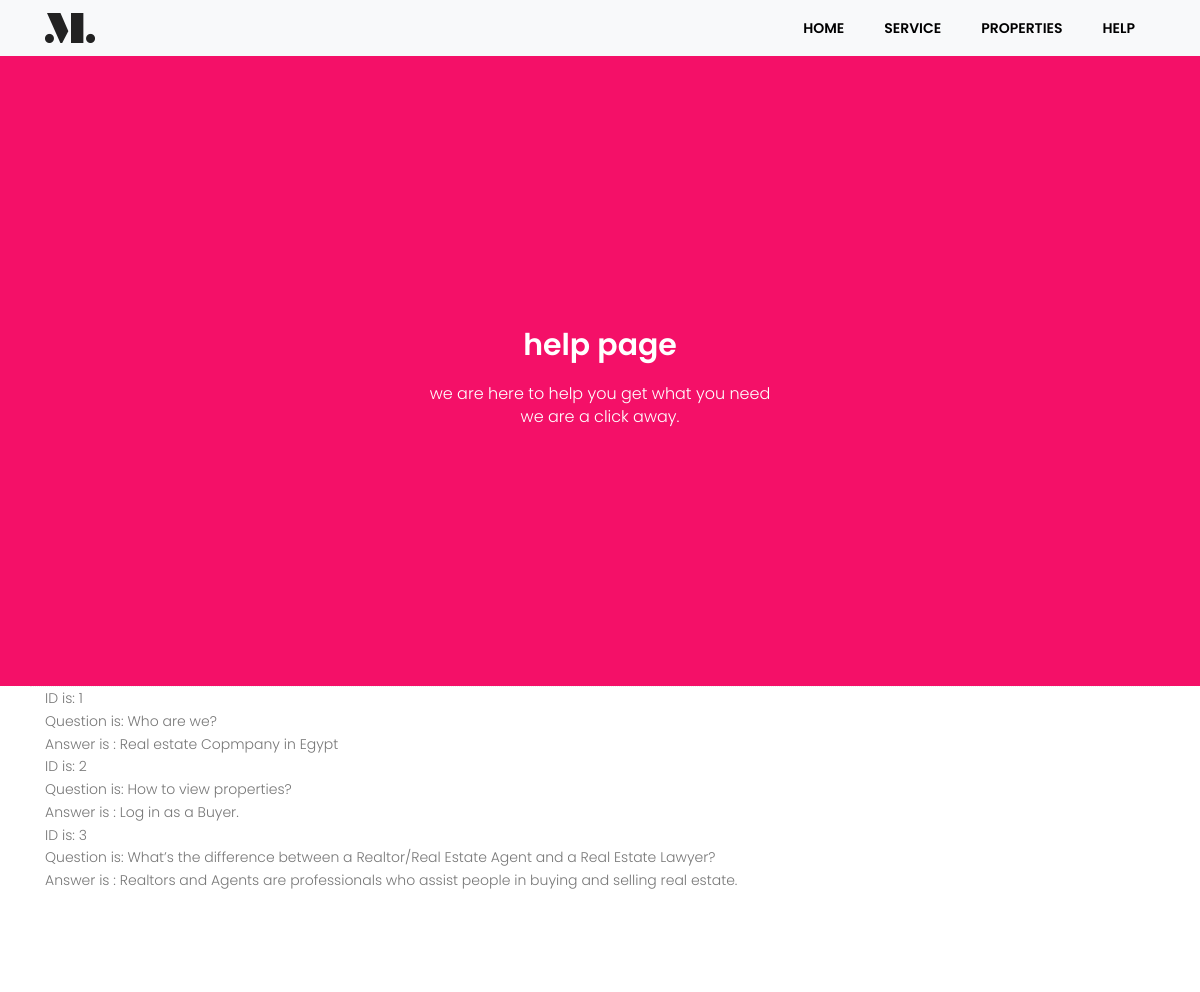
The page /displayAll.php on the database its author committed.
### tables this page shows
CREATE TABLE `help` (
  `ID` int(11) NOT NULL,
  `question` varchar(225) NOT NULL,
  `answer` varchar(225) NOT NULL
);

### displayAll.php (the view, shortened to what this page needs)
<!DOCTYPE html>
<html lang="zxx" class="no-js">
<head>
	<link rel="stylesheet" href="css/linearicons.css">
	<link rel="stylesheet" href="css/font-awesome.min.css">
	<link rel="stylesheet" href="css/nice-select.css">
	<link rel="stylesheet" href="css/ion.rangeSlider.css" />
	<link rel="stylesheet" href="css/ion.rangeSlider.skinFlat.css" />
	<link rel="stylesheet" href="css/bootstrap.css">
	<link rel="stylesheet" href="css/main.css">
</head>
<body>
	<section class="generic-banner relative">
		<?php include "menu.php"; ?>
		<div class="container pt-30">
			<div class="row height align-items-center justify-content-center">
				<div class="col-lg-10">
					<div class="generic-banner-content">
						<h2 class="text-white text-center">help page </h2>
						<p class="text-white">we are here to help you get what you need <br> we are a click away.</p>
					</div>
				</div>
			</div>
		</div>
	</section>
	<section class="about-generic-area pb-100 " id="FAQ">
		<div class="container border-top-generic">
			<?php
			include "conn.php";
			$sql = "SELECT * FROM help ";
			$result = mysqli_query($conn, $sql);
			while ($row = mysqli_fetch_array($result)) {
				echo "ID is: " . " " . $row["ID"] . "  <br>";
				echo "Question is:" . " " . $row["question"] . " <br>";
				echo "Answer is :" . " " . $row["answer"] . " <br>";
			}
			?>

### css/main.css (style rules this page uses)
body { color: #777777; font-family: "Poppins", sans-serif; font-size: 14px; font-weight: 300; line-height: 1.625em; position: relative; }
h1, h2, h3, h4, h5, h6 { font-family: "Poppins", sans-serif; color: #222222; line-height: 1.2em !important; margin-bottom: 0; margin-top: 0; font-weight: 600; }
h2, .h2 { font-size: 30px; }
.pt-30 { padding-top: 30px; }
.pb-100 { padding-bottom: 100px; }
.text-white { color: #fff; }
.text-center { text-align: center; }
.relative { position: relative; }
h2 { font-size: 30px; }
h1, h2, h3, h4, h5, h6 { line-height: 1.5em; }
.generic-banner { background-color: #f41068; }
.generic-banner .height { height: 600px; }
.generic-banner .generic-banner-content h2 { line-height: 1.2em; margin-bottom: 20px; }
.generic-banner .generic-banner-content p { text-align: center; font-size: 16px; }
.about-generic-area { background: #fff; }
.about-generic-area .border-top-generic { border-top: 1px dotted #eee; }

### rows shown on the page
help: ID "1", question "Who are we?", answer "Real estate Copmpany in Egypt"
help: ID "2", question "How to view properties?", answer "Log in as a Buyer."
help: ID "3", question "What’s the difference between a Realtor/Real Estate Agent and a Real Estate Lawyer?", answer "Realtors and Agents are professionals who assist people in buying and selling real estate."
